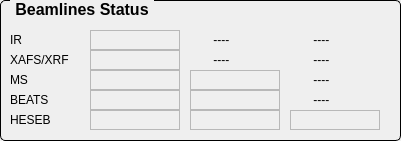
       <widget class="QGroupBox" name="groupBox_14">
        <property name="geometry">
         <rect>
          <x>0</x>
          <y>840</y>
          <width>401</width>
          <height>141</height>
         </rect>
        </property>
        <property name="font">
         <font>
          <pointsize>12</pointsize>
          <weight>75</weight>
          <bold>true</bold>
         </font>
        </property>
        <property name="styleSheet">
         <string notr="true">QGroupBox {
     border: 1px solid black;
     border-radius: 5px;
     margin-top: 0.5em;
 }
 
 QGroupBox::title {
     subcontrol-origin: margin;
     left: 10px;
     padding: 0 3px 0 3px;
 }</string>
        </property>
        <property name="title">
         <string>Beamlines Status</string>
        </property>
        <widget class="QLabel" name="label_5">
         <property name="geometry">
          <rect>
           <x>10</x>
           <y>110</y>
           <width>81</width>
           <height>20</height>
          </rect>
         </property>
         <property name="text">
          <string>HESEB</string>
         </property>
        </widget>
        <widget class="QLabel" name="label_3">
         <property name="geometry">
          <rect>
           <x>10</x>
           <y>50</y>
           <width>81</width>
           <height>20</height>
          </rect>
         </property>
         <property name="text">
          <string>XAFS/XRF</string>
         </property>
        </widget>
        <widget class="QELabel" name="txtMSStatus">
         <property name="geometry">
          <rect>
           <x>90</x>
           <y>70</y>
           <width>90</width>
           <height>20</height>
          </rect>
         </property>
         <property name="frameShape">
          <enum>QFrame::StyledPanel</enum>
         </property>
         <property name="variable" stdset="0">
          <string>I09FE-VA-PSH:getStatus</string>
         </property>
         <property name="variableSubstitutions" stdset="0">
          <string/>
         </property>
        </widget>
        <widget class="QELabel" name="txtHesebStatus">
         <property name="geometry">
          <rect>
           <x>90</x>
           <y>110</y>
           <width>90</width>
           <height>20</height>
          </rect>
         </property>
         <property name="frameShape">
          <enum>QFrame::StyledPanel</enum>
         </property>
         <property name="variable" stdset="0">
          <string>I11FE-VA-PSH:getStatus</string>
         </property>
         <property name="variableSubstitutions" stdset="0">
          <string/>
         </property>
        </widget>
        <widget class="QELabel" name="txtIRStatus">
         <property name="geometry">
          <rect>
           <x>90</x>
           <y>30</y>
           <width>90</width>
           <height>20</height>
          </rect>
         </property>
         <property name="frameShape">
          <enum>QFrame::StyledPanel</enum>
         </property>
         <property name="variable" stdset="0">
          <string>D02C01-VA-ABS:getStatus</string>
         </property>
         <property name="variableSubstitutions" stdset="0">
          <string/>
         </property>
        </widget>
        <widget class="QLabel" name="label_6">
         <property name="geometry">
          <rect>
           <x>10</x>
           <y>70</y>
           <width>81</width>
           <height>20</height>
          </rect>
         </property>
         <property name="text">
          <string>MS</string>
         </property>
        </widget>
        <widget class="QLabel" name="label_45">
         <property name="geometry">
          <rect>
           <x>10</x>
           <y>30</y>
           <width>81</width>
           <height>20</height>
          </rect>
         </property>
         <property name="text">
          <string>IR</string>
         </property>
        </widget>
        <widget class="QELabel" name="txtXAFSStatus">
         <property name="geometry">
          <rect>
           <x>90</x>
           <y>50</y>
           <width>90</width>
           <height>20</height>
          </rect>
         </property>
         <property name="frameShape">
          <enum>QFrame::StyledPanel</enum>
         </property>
         <property name="variable" stdset="0">
          <string>FE08-VA-PHSH:getStatus</string>
         </property>
         <property name="variableSubstitutions" stdset="0">
          <string/>
         </property>
        </widget>
        <widget class="QLabel" name="label_61">
         <property name="geometry">
          <rect>
           <x>10</x>
           <y>90</y>
           <width>81</width>
           <height>20</height>
          </rect>
         </property>
         <property name="text">
          <string>BEATS</string>
         </property>
        </widget>
        <widget class="QELabel" name="txtBeatsStatus">
         <property name="geometry">
          <rect>
           <x>90</x>
           <y>90</y>
           <width>90</width>
           <height>20</height>
          </rect>
         </property>
         <property name="frameShape">
          <enum>QFrame::StyledPanel</enum>
         </property>
         <property name="variable" stdset="0">
          <string>I10FE-VA-PSH:getStatus</string>
         </property>
         <property name="variableSubstitutions" stdset="0">
          <string/>
         </property>
        </widget>
        <widget class="QELabel" name="txtHesebGap">
         <property name="geometry">
          <rect>
           <x>190</x>
           <y>110</y>
           <width>90</width>
           <height>20</height>
          </rect>
         </property>
         <property name="frameShape">
          <enum>QFrame::StyledPanel</enum>
         </property>
         <property name="variable" stdset="0">
          <string>ID11:getGap</string>
         </property>
         <property name="variableSubstitutions" stdset="0">
          <string/>
         </property>
         <property name="precision">
          <number>3</number>
         </property>
         <property name="useDbPrecision">
          <bool>false</bool>
         </property>
        </widget>
        <widget class="QELabel" name="txtMSGap">
         <property name="geometry">
          <rect>
           <x>190</x>
           <y>70</y>
           <width>90</width>
           <height>20</height>
          </rect>
         </property>
         <property name="frameShape">
          <enum>QFrame::StyledPanel</enum>
         </property>
         <property name="variable" stdset="0">
          <string>ID09R01-MC1:I.RBV</string>
         </property>
         <property name="variableSubstitutions" stdset="0">
          <string/>
         </property>
        </widget>
        <widget class="QELabel" name="txtBeatsGap">
         <property name="geometry">
          <rect>
           <x>190</x>
           <y>90</y>
           <width>90</width>
           <height>20</height>
          </rect>
         </property>
         <property name="frameShape">
          <enum>QFrame::StyledPanel</enum>
         </property>
         <property name="variable" stdset="0">
          <string>ID10R01-MC1:I.RBV</string>
         </property>
         <property name="variableSubstitutions" stdset="0">
          <string/>
         </property>
        </widget>
        <widget class="QELabel" name="txtHesebShift">
         <property name="geometry">
          <rect>
           <x>290</x>
           <y>110</y>
           <width>90</width>
           <height>20</height>
          </rect>
         </property>
         <property name="frameShape">
          <enum>QFrame::StyledPanel</enum>
         </property>
         <property name="variable" stdset="0">
          <string>ID11:getShift</string>
         </property>
         <property name="variableSubstitutions" stdset="0">
          <string/>
         </property>
         <property name="precision">
          <number>3</number>
         </property>
         <property name="useDbPrecision">
          <bool>false</bool>
         </property>
        </widget>
        <widget class="QLabel" name="label_66">
         <property name="geometry">
          <rect>
           <x>190</x>
           <y>30</y>
           <width>81</width>
           <height>20</height>
          </rect>
         </property>
         <property name="text">
          <string>       ----</string>
         </property>
        </widget>
        <widget class="QLabel" name="label_80">
         <property name="geometry">
          <rect>
           <x>190</x>
           <y>50</y>
           <width>81</width>
           <height>20</height>
          </rect>
         </property>
         <property name="text">
          <string>       ----</string>
         </property>
        </widget>
        <widget class="QLabel" name="label_81">
         <property name="geometry">
          <rect>
           <x>290</x>
           <y>50</y>
           <width>81</width>
           <height>20</height>
          </rect>
         </property>
         <property name="text">
          <string>       ----</string>
         </property>
        </widget>
        <widget class="QLabel" name="label_82">
         <property name="geometry">
          <rect>
           <x>290</x>
           <y>30</y>
           <width>81</width>
           <height>20</height>
          </rect>
         </property>
         <property name="text">
          <string>       ----</string>
         </property>
        </widget>
        <widget class="QLabel" name="label_83">
         <property name="geometry">
          <rect>
           <x>290</x>
           <y>90</y>
           <width>81</width>
           <height>20</height>
          </rect>
         </property>
         <property name="text">
          <string>       ----</string>
         </property>
        </widget>
        <widget class="QLabel" name="label_87">
         <property name="geometry">
          <rect>
           <x>290</x>
           <y>70</y>
           <width>81</width>
           <height>20</height>
          </rect>
         </property>
         <property name="text">
          <string>       ----</string>
         </property>
        </widget>
       </widget>
